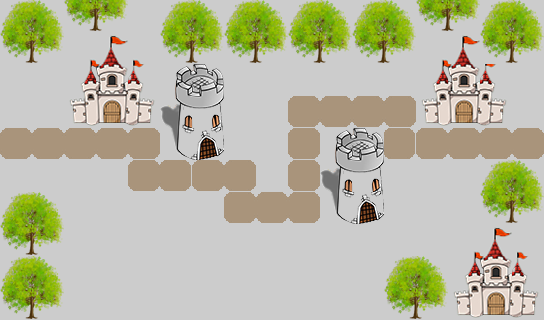

This is a level from a 2D game, rendered from its Tiled map with the project's own tilesets. A one-line summary and the map file follow, with tile-layer data summarised:
An orthogonal 17x10 tile map with 32x32 px tiles, 1 tile layer (bg1) and 1 object (pl1).

<map version="1.0" orientation="orthogonal" renderorder="right-down" width="17" height="10" tilewidth="32" tileheight="32" nextobjectid="25">
 <tileset firstgid="1" name="tmw_desert_spacing" tilewidth="32" tileheight="32" spacing="1" margin="1">
  <image source="tmw_desert_spacing.png" width="265" height="199" />
  <tile id="0">
   <properties>
    <property name="way" value="2" />
   </properties>
  </tile>
  <tile id="1">
   <properties>
    <property name="way" value="2" />
   </properties>
  </tile>
  <tile id="2">
   <properties>
    <property name="way" value="2" />
   </properties>
  </tile>
  <tile id="3">
   <properties>
    <property name="way" value="2" />
   </properties>
  </tile>
  <tile id="4">
   <properties>
    <property name="way" value="2" />
   </properties>
  </tile>
  <tile id="6">
   <properties>
    <property name="attr" value="0" />
    <property name="way" value="1" />
   </properties>
  </tile>
  <tile id="8">
   <properties>
    <property name="way" value="2" />
   </properties>
  </tile>
  <tile id="9">
   <properties>
    <property name="way" value="2" />
   </properties>
  </tile>
  <tile id="10">
   <properties>
    <property name="way" value="2" />
   </properties>
  </tile>
  <tile id="11">
   <properties>
    <property name="way" value="2" />
   </properties>
  </tile>
  <tile id="12">
   <properties>
    <property name="way" value="2" />
   </properties>
  </tile>
  <tile id="17">
   <properties>
    <property name="way" value="2" />
   </properties>
  </tile>
  <tile id="27">
   <properties>
    <property name="way" value="2" />
   </properties>
  </tile>
  <tile id="28">
   <properties>
    <property name="way" value="2" />
   </properties>
  </tile>
  <tile id="29">
   <properties>
    <property name="buildable" value="1" />
   </properties>
  </tile>
  <tile id="30">
   <properties>
    <property name="way" value="2" />
   </properties>
  </tile>
  <tile id="31">
   <properties>
    <property name="way" value="2" />
   </properties>
  </tile>
  <tile id="33">
   <properties>
    <property name="attr" value="1" />
    <property name="way" value="1" />
   </properties>
  </tile>
  <tile id="35">
   <properties>
    <property name="way" value="2" />
   </properties>
  </tile>
  <tile id="36">
   <properties>
    <property name="way" value="2" />
   </properties>
  </tile>
  <tile id="37">
   <properties>
    <property name="way" value="2" />
   </properties>
  </tile>
  <tile id="38">
   <properties>
    <property name="way" value="2" />
   </properties>
  </tile>
  <tile id="39">
   <properties>
    <property name="attr" value="0" />
    <property name="way" value="1" />
   </properties>
  </tile>
  <tile id="45">
   <properties>
    <property name="way" value="2" />
   </properties>
  </tile>
  <tile id="46">
   <properties>
    <property name="way" value="2" />
   </properties>
  </tile>
  <tile id="47">
   <properties>
    <property name="way" value="2" />
   </properties>
  </tile>
 </tileset>
 <objectgroup name="Objects">
  <object id="1" name="pl1" x="0" y="128" width="32" height="32" />
 </objectgroup>
 <layer name="bg1" width="17" height="10">
  <data>[170 cells, 170 non-empty, 22 distinct tile ids]</data>
 </layer>
</map>
